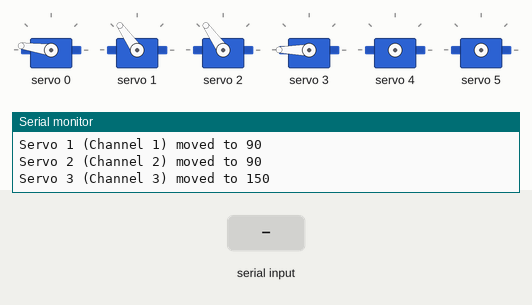
A sketch run on a simulated Arduino Uno, built with avr-gcc and run on an emulated ATmega328P. Shown: 6 × servo, the last lines printed to the serial monitor. Inputs (shaded band) come from the test bench. Random numbers use the default seed unless the sketch sets one.

Above: at 1.2 s.
1.3 s: "90,45\n" received over Serial
At 1.91 s:
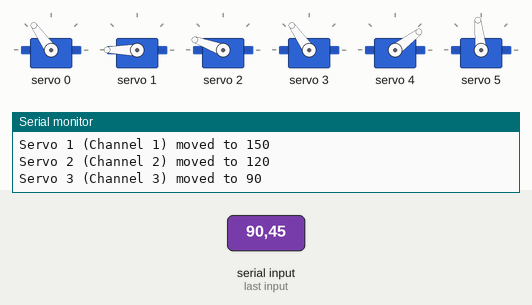
3.5 s: "30,150\n" received over Serial
At 3.8 s:
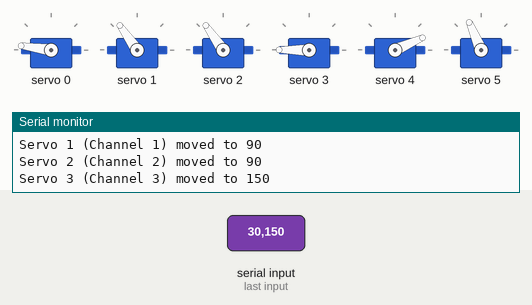
6.5 s: "1,90\n" received over Serial
At 9.23 s:
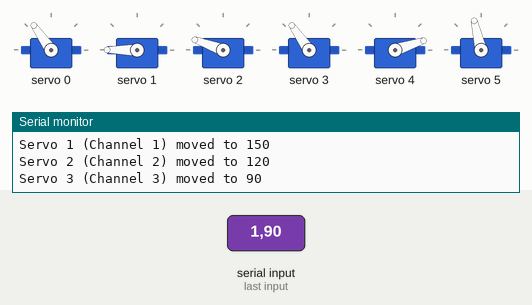
Timing chart, 0 to 15.5 s (numbered marks = the images above; inputs shaded):
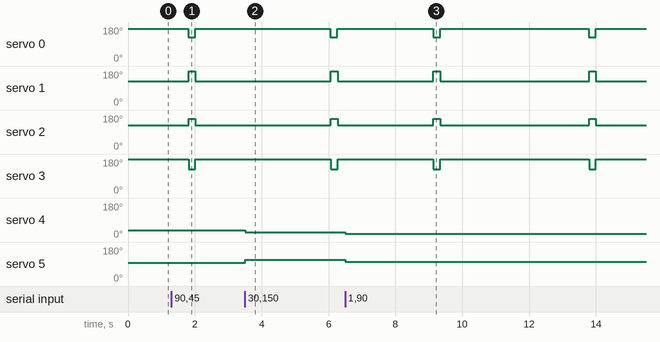

Measured:
- after the input at 3.5 s, servo 4: 37° → 24° at once; servo 5: 96° → 113° at once
- after the input at 6.5 s, servo 4: 24° → 18° at once; servo 5: 113° → 103° at once
- by itself, servo 0: alternates 172° for 4.5 s and 125° for 0.21 s
- by itself, servo 1: alternates 180° for 0.20 s and 125° for 4.5 s
- by itself, servo 2: alternates 160° for 0.20 s and 125° for 4.5 s
- by itself, servo 3: alternates 180° for 4.5 s and 125° for 0.20 s

The sketch:

Eyes_Sumed.INO
```cpp
#include <Wire.h>
#include <Adafruit_PWMServoDriver.h>

// Create the PCA9685 object
Adafruit_PWMServoDriver pwm = Adafruit_PWMServoDriver();

// Servo settings
#define SERVOMIN 150   // Minimum pulse length count (adjust based on your servo)
#define SERVOMAX 600   // Maximum pulse length count (adjust based on your servo)

// Servo ranges (adjust based on your servo and application)
#define X_MIN 0
#define X_MAX 640
#define X_ANGLE_MIN 0
#define X_ANGLE_MAX 120

#define Y_MIN 0
#define Y_MAX 480
#define Y_ANGLE_MIN 60
#define Y_ANGLE_MAX 125

// Blink-specific settings for four servos
int servoAngles[4][2] = {
  {130, 90},  // Servo 0 (Channel 0)
  {90, 150},  // Servo 1 (Channel 1)
  {90, 120},  // Servo 2 (Channel 2)
  {150, 90}   // Servo 3 (Channel 3)
};
int servoChannels[4] = {0, 1, 2, 3}; // Servo channels
#define BLINK_MIN_INTERVAL 1000 // Minimum time between blinks (ms)
#define BLINK_MAX_INTERVAL 5000 // Maximum time between blinks (ms)
#define BLINK_DURATION 200      // Duration of a blink (ms)

// Timing variables for blinking
unsigned long lastBlinkTime = 0;     // Last time a blink happened
unsigned long nextBlinkTime = random(BLINK_MIN_INTERVAL, BLINK_MAX_INTERVAL); // Randomly decide next blink time

// Map angle to PCA9685 pulse length
int angleToPulse(int angle) {
  return map(angle, 0, 180, SERVOMIN, SERVOMAX);
}

// Move servos to a specific angle
void moveServosToAngle(bool toStartAngle) {
  for (int i = 0; i < 4; i++) {
    int angle = toStartAngle ? servoAngles[i][0] : servoAngles[i][1];
    pwm.setPWM(servoChannels[i], 0, angleToPulse(angle));
    Serial.print("Servo ");
    Serial.print(i);
    Serial.print(" (Channel ");
    Serial.print(servoChannels[i]);
    Serial.print(") moved to ");
    Serial.println(angle);
  }
}

void setup() {
  Serial.begin(115200);  // Start serial communication for debugging
  Wire.begin();          // Initialize I2C
  pwm.begin();
  pwm.setPWMFreq(50);    // Set frequency to 50 Hz for servos
  // Initialize servos to the "open" state
  moveServosToAngle(true);
}

void loop() {
  // Get current time
  unsigned long currentTime = millis();

  // Check if it's time for a blink
  if (currentTime - lastBlinkTime >= nextBlinkTime) {
    // Perform a blink: close then immediately open
    moveServosToAngle(false); // Close
    delay(BLINK_DURATION);    // Wait for blink duration
    moveServosToAngle(true);  // Open again

    // Update timing for next blink
    lastBlinkTime = currentTime;
    nextBlinkTime = random(BLINK_MIN_INTERVAL, BLINK_MAX_INTERVAL);
  }

  // Check for serial data to move X/Y servos
  if (Serial.available() > 0) {
    String data = Serial.readStringUntil('\n'); // Read until newline
    int commaIndex = data.indexOf(',');         // Find the comma separator

    if (commaIndex != -1) {
      String x_str = data.substring(0, commaIndex);
      String y_str = data.substring(commaIndex + 1);
      int x = x_str.toInt();
      int y = y_str.toInt();

      // Map x and y to servo angles
      int x_angle = map(x, X_MIN, X_MAX, X_ANGLE_MIN, X_ANGLE_MAX);
      int y_angle = map(y, Y_MIN, Y_MAX, Y_ANGLE_MIN, Y_ANGLE_MAX);

      // Convert angles to pulse lengths
      int x_pulse = map(x_angle, 0, 180, SERVOMIN, SERVOMAX);
      int y_pulse = map(y_angle, 0, 180, SERVOMIN, SERVOMAX);

      // Move the servos
      pwm.setPWM(4, 0, x_pulse); // Servo for X-coordinate
      pwm.setPWM(5, 0, y_pulse); // Servo for Y-coordinate
  }
}
}
```
